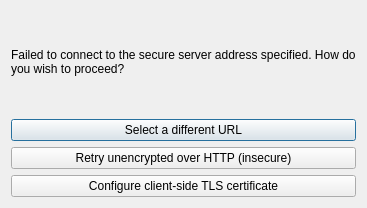
<?xml version="1.0" encoding="UTF-8"?>
<ui version="4.0">
 <class>OCC::OwncloudConnectionMethodDialog</class>
 <widget class="QDialog" name="OCC::OwncloudConnectionMethodDialog">
  <property name="geometry">
   <rect>
    <x>0</x>
    <y>0</y>
    <width>367</width>
    <height>208</height>
   </rect>
  </property>
  <property name="windowTitle">
   <string>Connection failed</string>
  </property>
  <property name="modal">
   <bool>true</bool>
  </property>
  <layout class="QVBoxLayout" name="verticalLayout_3">
   <item>
    <layout class="QVBoxLayout" name="verticalLayout">
     <item>
      <widget class="QLabel" name="label">
       <property name="sizePolicy">
        <sizepolicy hsizetype="Preferred" vsizetype="Minimum">
         <horstretch>0</horstretch>
         <verstretch>0</verstretch>
        </sizepolicy>
       </property>
       <property name="text">
        <string>&lt;html&gt;&lt;head/&gt;&lt;body&gt;&lt;p&gt;Failed to connect to the secure server address specified. How do you wish to proceed?&lt;/p&gt;&lt;/body&gt;&lt;/html&gt;</string>
       </property>
       <property name="wordWrap">
        <bool>true</bool>
       </property>
      </widget>
     </item>
     <item>
      <widget class="QPushButton" name="btnBack">
       <property name="text">
        <string>Select a different URL</string>
       </property>
      </widget>
     </item>
     <item>
      <widget class="QPushButton" name="btnNoTLS">
       <property name="text">
        <string>Retry unencrypted over HTTP (insecure)</string>
       </property>
      </widget>
     </item>
     <item>
      <widget class="QPushButton" name="btnClientSideTLS">
       <property name="text">
        <string>Configure client-side TLS certificate</string>
       </property>
      </widget>
     </item>
    </layout>
   </item>
  </layout>
 </widget>
 <resources/>
 <connections/>
</ui>
